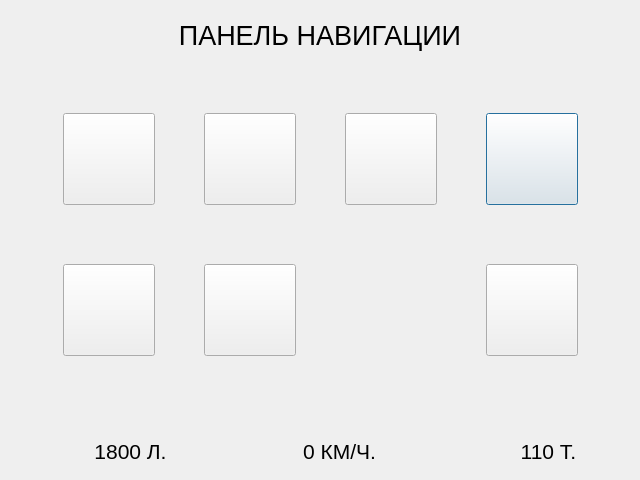
<?xml version="1.0" encoding="UTF-8"?>
<ui version="4.0">
 <class>main_view_dialog_nav</class>
 <widget class="QDialog" name="main_view_dialog_nav">
  <property name="geometry">
   <rect>
    <x>0</x>
    <y>0</y>
    <width>640</width>
    <height>480</height>
   </rect>
  </property>
  <property name="windowTitle">
   <string>Dialog</string>
  </property>
  <widget class="QWidget" name="horizontalLayoutWidget">
   <property name="geometry">
    <rect>
     <x>10</x>
     <y>430</y>
     <width>621</width>
     <height>42</height>
    </rect>
   </property>
   <layout class="QHBoxLayout" name="horizontalLayout">
    <item>
     <widget class="QLabel" name="label_7">
      <property name="sizePolicy">
       <sizepolicy hsizetype="Fixed" vsizetype="Fixed">
        <horstretch>0</horstretch>
        <verstretch>0</verstretch>
       </sizepolicy>
      </property>
      <property name="minimumSize">
       <size>
        <width>32</width>
        <height>32</height>
       </size>
      </property>
      <property name="maximumSize">
       <size>
        <width>32</width>
        <height>32</height>
       </size>
      </property>
      <property name="text">
       <string/>
      </property>
      <property name="pixmap">
       <pixmap resource="../../resources.qrc">:/res/icons/fuel.svg</pixmap>
      </property>
      <property name="scaledContents">
       <bool>true</bool>
      </property>
     </widget>
    </item>
    <item>
     <widget class="QLabel" name="label_3">
      <property name="font">
       <font>
        <pointsize>16</pointsize>
       </font>
      </property>
      <property name="text">
       <string>1800 Л.</string>
      </property>
      <property name="alignment">
       <set>Qt::AlignCenter</set>
      </property>
     </widget>
    </item>
    <item>
     <widget class="QLabel" name="label_6">
      <property name="sizePolicy">
       <sizepolicy hsizetype="Fixed" vsizetype="Fixed">
        <horstretch>0</horstretch>
        <verstretch>0</verstretch>
       </sizepolicy>
      </property>
      <property name="minimumSize">
       <size>
        <width>32</width>
        <height>32</height>
       </size>
      </property>
      <property name="maximumSize">
       <size>
        <width>32</width>
        <height>32</height>
       </size>
      </property>
      <property name="text">
       <string/>
      </property>
      <property name="pixmap">
       <pixmap resource="../../resources.qrc">:/res/icons/speed.svg</pixmap>
      </property>
      <property name="scaledContents">
       <bool>true</bool>
      </property>
     </widget>
    </item>
    <item>
     <widget class="QLabel" name="label">
      <property name="font">
       <font>
        <pointsize>16</pointsize>
       </font>
      </property>
      <property name="text">
       <string>0 КМ/Ч.</string>
      </property>
      <property name="alignment">
       <set>Qt::AlignCenter</set>
      </property>
     </widget>
    </item>
    <item>
     <widget class="QLabel" name="label_8">
      <property name="sizePolicy">
       <sizepolicy hsizetype="Fixed" vsizetype="Fixed">
        <horstretch>0</horstretch>
        <verstretch>0</verstretch>
       </sizepolicy>
      </property>
      <property name="minimumSize">
       <size>
        <width>32</width>
        <height>32</height>
       </size>
      </property>
      <property name="maximumSize">
       <size>
        <width>32</width>
        <height>32</height>
       </size>
      </property>
      <property name="text">
       <string/>
      </property>
      <property name="pixmap">
       <pixmap resource="../../resources.qrc">:/res/icons/weight.svg</pixmap>
      </property>
      <property name="scaledContents">
       <bool>true</bool>
      </property>
     </widget>
    </item>
    <item>
     <widget class="QLabel" name="label_2">
      <property name="font">
       <font>
        <pointsize>16</pointsize>
       </font>
      </property>
      <property name="text">
       <string>110 Т.</string>
      </property>
      <property name="alignment">
       <set>Qt::AlignCenter</set>
      </property>
     </widget>
    </item>
   </layout>
  </widget>
  <widget class="QLabel" name="label_5">
   <property name="geometry">
    <rect>
     <x>150</x>
     <y>20</y>
     <width>340</width>
     <height>31</height>
    </rect>
   </property>
   <property name="font">
    <font>
     <pointsize>20</pointsize>
    </font>
   </property>
   <property name="text">
    <string>ПАНЕЛЬ НАВИГАЦИИ</string>
   </property>
   <property name="alignment">
    <set>Qt::AlignCenter</set>
   </property>
  </widget>
  <widget class="QWidget" name="layoutWidget">
   <property name="geometry">
    <rect>
     <x>20</x>
     <y>60</y>
     <width>601</width>
     <height>351</height>
    </rect>
   </property>
   <layout class="QGridLayout" name="gridLayout">
    <item row="0" column="3">
     <widget class="QPushButton" name="pushButton_6">
      <property name="sizePolicy">
       <sizepolicy hsizetype="Fixed" vsizetype="Fixed">
        <horstretch>0</horstretch>
        <verstretch>0</verstretch>
       </sizepolicy>
      </property>
      <property name="minimumSize">
       <size>
        <width>92</width>
        <height>92</height>
       </size>
      </property>
      <property name="maximumSize">
       <size>
        <width>92</width>
        <height>92</height>
       </size>
      </property>
      <property name="text">
       <string/>
      </property>
      <property name="icon">
       <iconset resource="../../resources.qrc">
        <normaloff>:/res/icons/camera.svg</normaloff>:/res/icons/camera.svg</iconset>
      </property>
      <property name="iconSize">
       <size>
        <width>88</width>
        <height>88</height>
       </size>
      </property>
     </widget>
    </item>
    <item row="0" column="1">
     <widget class="QPushButton" name="btn_nav_stop">
      <property name="sizePolicy">
       <sizepolicy hsizetype="Fixed" vsizetype="Fixed">
        <horstretch>0</horstretch>
        <verstretch>0</verstretch>
       </sizepolicy>
      </property>
      <property name="minimumSize">
       <size>
        <width>92</width>
        <height>92</height>
       </size>
      </property>
      <property name="maximumSize">
       <size>
        <width>92</width>
        <height>92</height>
       </size>
      </property>
      <property name="text">
       <string/>
      </property>
      <property name="icon">
       <iconset resource="../../resources.qrc">
        <normaloff>:/res/icons/stop.svg</normaloff>:/res/icons/stop.svg</iconset>
      </property>
      <property name="iconSize">
       <size>
        <width>88</width>
        <height>88</height>
       </size>
      </property>
     </widget>
    </item>
    <item row="0" column="2">
     <widget class="QPushButton" name="pushButton_2">
      <property name="sizePolicy">
       <sizepolicy hsizetype="Fixed" vsizetype="Fixed">
        <horstretch>0</horstretch>
        <verstretch>0</verstretch>
       </sizepolicy>
      </property>
      <property name="minimumSize">
       <size>
        <width>92</width>
        <height>92</height>
       </size>
      </property>
      <property name="maximumSize">
       <size>
        <width>92</width>
        <height>92</height>
       </size>
      </property>
      <property name="text">
       <string/>
      </property>
      <property name="icon">
       <iconset resource="../../resources.qrc">
        <normaloff>:/res/icons/shift.svg</normaloff>:/res/icons/shift.svg</iconset>
      </property>
      <property name="iconSize">
       <size>
        <width>88</width>
        <height>88</height>
       </size>
      </property>
     </widget>
    </item>
    <item row="1" column="1">
     <widget class="QPushButton" name="pushButton_3">
      <property name="sizePolicy">
       <sizepolicy hsizetype="Fixed" vsizetype="Fixed">
        <horstretch>0</horstretch>
        <verstretch>0</verstretch>
       </sizepolicy>
      </property>
      <property name="minimumSize">
       <size>
        <width>92</width>
        <height>92</height>
       </size>
      </property>
      <property name="maximumSize">
       <size>
        <width>92</width>
        <height>92</height>
       </size>
      </property>
      <property name="text">
       <string/>
      </property>
      <property name="icon">
       <iconset resource="../../resources.qrc">
        <normaloff>:/res/icons/settings.svg</normaloff>:/res/icons/settings.svg</iconset>
      </property>
      <property name="iconSize">
       <size>
        <width>88</width>
        <height>88</height>
       </size>
      </property>
     </widget>
    </item>
    <item row="1" column="3">
     <widget class="QPushButton" name="btn_nav_info">
      <property name="sizePolicy">
       <sizepolicy hsizetype="Fixed" vsizetype="Fixed">
        <horstretch>0</horstretch>
        <verstretch>0</verstretch>
       </sizepolicy>
      </property>
      <property name="minimumSize">
       <size>
        <width>92</width>
        <height>92</height>
       </size>
      </property>
      <property name="maximumSize">
       <size>
        <width>92</width>
        <height>92</height>
       </size>
      </property>
      <property name="text">
       <string/>
      </property>
      <property name="icon">
       <iconset resource="../../resources.qrc">
        <normaloff>:/res/icons/info.svg</normaloff>:/res/icons/info.svg</iconset>
      </property>
      <property name="iconSize">
       <size>
        <width>88</width>
        <height>88</height>
       </size>
      </property>
      <property name="checkable">
       <bool>false</bool>
      </property>
      <property name="autoRepeat">
       <bool>false</bool>
      </property>
      <property name="autoExclusive">
       <bool>false</bool>
      </property>
     </widget>
    </item>
    <item row="0" column="0">
     <widget class="QPushButton" name="pushButton">
      <property name="sizePolicy">
       <sizepolicy hsizetype="Fixed" vsizetype="Fixed">
        <horstretch>0</horstretch>
        <verstretch>0</verstretch>
       </sizepolicy>
      </property>
      <property name="minimumSize">
       <size>
        <width>92</width>
        <height>92</height>
       </size>
      </property>
      <property name="maximumSize">
       <size>
        <width>92</width>
        <height>92</height>
       </size>
      </property>
      <property name="text">
       <string/>
      </property>
      <property name="icon">
       <iconset resource="../../resources.qrc">
        <normaloff>:/res/icons/message.svg</normaloff>:/res/icons/message.svg</iconset>
      </property>
      <property name="iconSize">
       <size>
        <width>88</width>
        <height>88</height>
       </size>
      </property>
     </widget>
    </item>
    <item row="1" column="0">
     <widget class="QPushButton" name="btn_nav_diag">
      <property name="sizePolicy">
       <sizepolicy hsizetype="Fixed" vsizetype="Fixed">
        <horstretch>0</horstretch>
        <verstretch>0</verstretch>
       </sizepolicy>
      </property>
      <property name="minimumSize">
       <size>
        <width>92</width>
        <height>92</height>
       </size>
      </property>
      <property name="maximumSize">
       <size>
        <width>92</width>
        <height>92</height>
       </size>
      </property>
      <property name="focusPolicy">
       <enum>Qt::WheelFocus</enum>
      </property>
      <property name="text">
       <string/>
      </property>
      <property name="icon">
       <iconset resource="../../resources.qrc">
        <normaloff>:/res/icons/repair.svg</normaloff>:/res/icons/repair.svg</iconset>
      </property>
      <property name="iconSize">
       <size>
        <width>88</width>
        <height>88</height>
       </size>
      </property>
     </widget>
    </item>
   </layout>
  </widget>
 </widget>
 <resources>
  <include location="../../resources.qrc"/>
 </resources>
 <connections/>
</ui>
